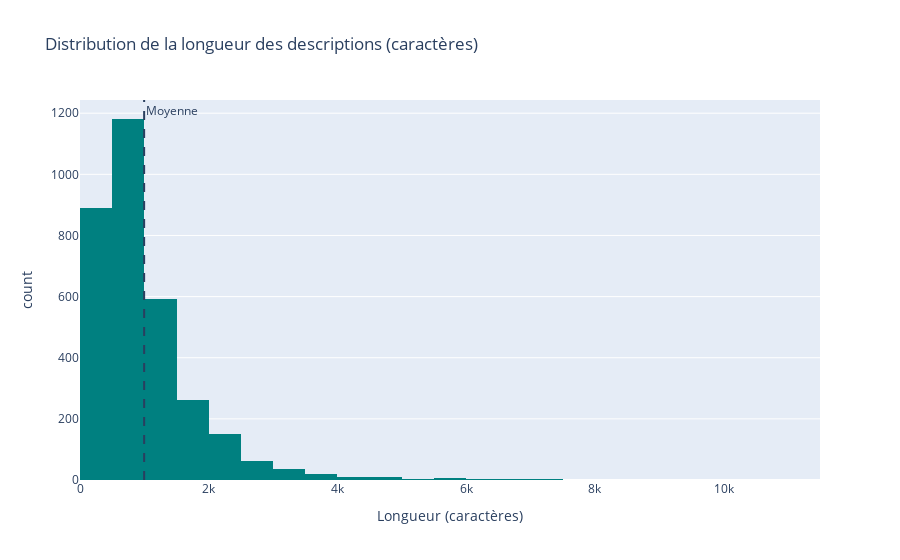
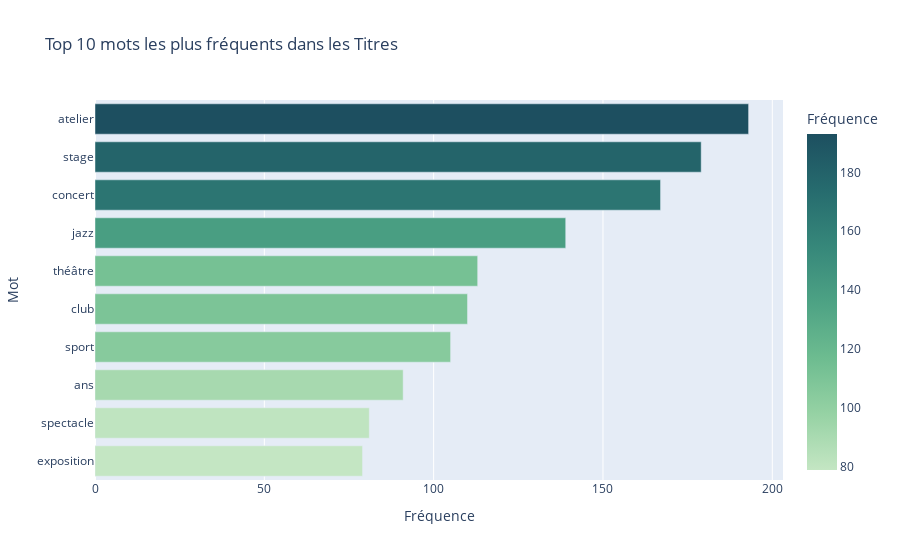
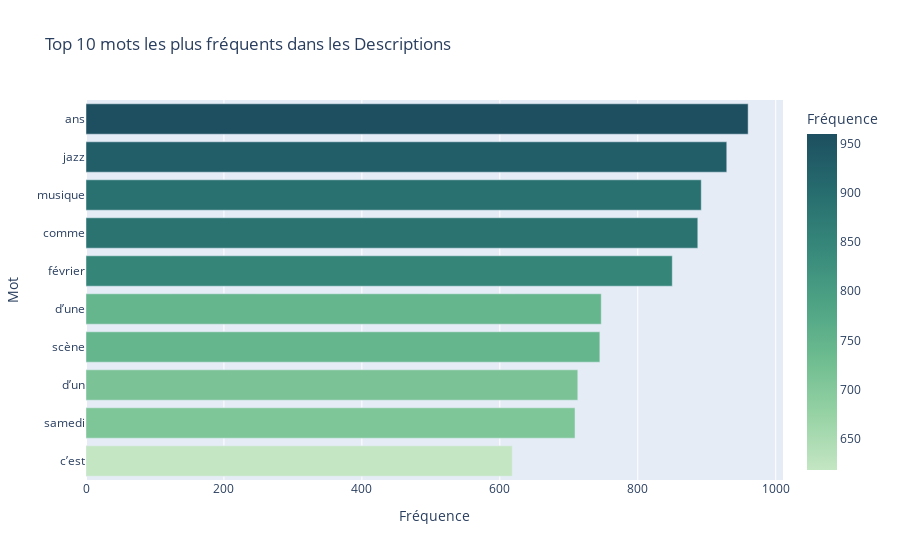

These figures' notebook cell, in order:
### Markdown cell above
### 4.2 Analyse de Contenu (NLP)
Analyse de la longueur des descriptions et des termes les plus fréquents dans les titres pour comprendre le contenu des événements.

### Code cell
# Calculate description length in characters
df_clean['desc_len'] = df_clean['description_clean'].fillna('').astype(str).str.len()

# Histogram of Description Length
fig = px.histogram(df_clean, x="desc_len", nbins=50, 
                   title="Distribution de la longueur des descriptions (caractères)",
                   labels={'desc_len': 'Longueur (caractères)', 'count': 'Nombre'},
                   color_discrete_sequence=['teal'])
fig.add_vline(x=df_clean['desc_len'].mean(), line_dash="dash", annotation_text="Moyenne")
fig.show()

# Utilisation de la fonction utilitaire plot_common_words pour l'analyse sémantique

# Titles
plot_common_words(df_clean['title'], "Top 10 mots les plus fréquents dans les Titres")

# Descriptions
plot_common_words(df_clean['description_clean'], "Top 10 mots les plus fréquents dans les Descriptions")

### Figure 1 — Plotly figure (JSON) as saved in the notebook; plotly's stock layout.template omitted (floating-point values rounded to 4 significant figures; data arrays with more than 128 entries replaced by an {"elided": "..."} marker saying what was removed)
{"data": [{"bingroup": "x", "hovertemplate": "Longueur (caractères)=%{x}<br>count=%{y}<extra></extra>", "legendgroup": "", "marker": {"color": "teal", "pattern": {"shape": ""}}, "name": "", "nbinsx": 50, "orientation": "v", "showlegend": false, "type": "histogram", "x": {"elided": "3232 int values"}, "xaxis": "x", "yaxis": "y"}], "layout": {"annotations": [{"showarrow": false, "text": "Moyenne", "x": 996.3, "xanchor": "left", "xref": "x", "y": 1, "yanchor": "top", "yref": "y domain"}], "barmode": "relative", "legend": {"tracegroupgap": 0}, "shapes": [{"line": {"dash": "dash"}, "type": "line", "x0": 996.3, "x1": 996.3, "xref": "x", "y0": 0, "y1": 1, "yref": "y domain"}], "title": {"text": "Distribution de la longueur des descriptions (caractères)"}, "xaxis": {"anchor": "y", "domain": [0, 1], "title": {"text": "Longueur (caractères)"}}, "yaxis": {"anchor": "x", "domain": [0, 1], "title": {"text": "count"}}}}

### Figure 2 — Plotly figure (JSON) as saved in the notebook; plotly's stock layout.template omitted (floating-point values rounded to 4 significant figures)
{"data": [{"hovertemplate": "Fréquence=%{marker.color}<br>Mot=%{y}<extra></extra>", "legendgroup": "", "marker": {"color": [193, 179, 167, 139, 113, 110, 105, 91, 81, 79], "coloraxis": "coloraxis", "pattern": {"shape": ""}}, "name": "", "orientation": "h", "showlegend": false, "textposition": "auto", "type": "bar", "x": [193, 179, 167, 139, 113, 110, 105, 91, 81, 79], "xaxis": "x", "y": ["atelier", "stage", "concert", "jazz", "théâtre", "club", "sport", "ans", "spectacle", "exposition"], "yaxis": "y"}], "layout": {"barmode": "relative", "coloraxis": {"colorbar": {"title": {"text": "Fréquence"}}, "colorscale": [[0, "rgb(196, 230, 195)"], [0.1667, "rgb(150, 210, 164)"], [0.3333, "rgb(109, 188, 144)"], [0.5, "rgb(77, 162, 132)"], [0.6667, "rgb(54, 135, 122)"], [0.8333, "rgb(38, 107, 110)"], [1, "rgb(29, 79, 96)"]]}, "legend": {"tracegroupgap": 0}, "title": {"text": "Top 10 mots les plus fréquents dans les Titres"}, "xaxis": {"anchor": "y", "domain": [0, 1], "title": {"text": "Fréquence"}}, "yaxis": {"anchor": "x", "categoryorder": "total ascending", "domain": [0, 1], "title": {"text": "Mot"}}}}

### Figure 3 — Plotly figure (JSON) as saved in the notebook; plotly's stock layout.template omitted (floating-point values rounded to 4 significant figures)
{"data": [{"hovertemplate": "Fréquence=%{marker.color}<br>Mot=%{y}<extra></extra>", "legendgroup": "", "marker": {"color": [960, 929, 892, 887, 850, 747, 745, 713, 709, 618], "coloraxis": "coloraxis", "pattern": {"shape": ""}}, "name": "", "orientation": "h", "showlegend": false, "textposition": "auto", "type": "bar", "x": [960, 929, 892, 887, 850, 747, 745, 713, 709, 618], "xaxis": "x", "y": ["ans", "jazz", "musique", "comme", "février", "d’une", "scène", "d’un", "samedi", "c’est"], "yaxis": "y"}], "layout": {"barmode": "relative", "coloraxis": {"colorbar": {"title": {"text": "Fréquence"}}, "colorscale": [[0, "rgb(196, 230, 195)"], [0.1667, "rgb(150, 210, 164)"], [0.3333, "rgb(109, 188, 144)"], [0.5, "rgb(77, 162, 132)"], [0.6667, "rgb(54, 135, 122)"], [0.8333, "rgb(38, 107, 110)"], [1, "rgb(29, 79, 96)"]]}, "legend": {"tracegroupgap": 0}, "title": {"text": "Top 10 mots les plus fréquents dans les Descriptions"}, "xaxis": {"anchor": "y", "domain": [0, 1], "title": {"text": "Fréquence"}}, "yaxis": {"anchor": "x", "categoryorder": "total ascending", "domain": [0, 1], "title": {"text": "Mot"}}}}
